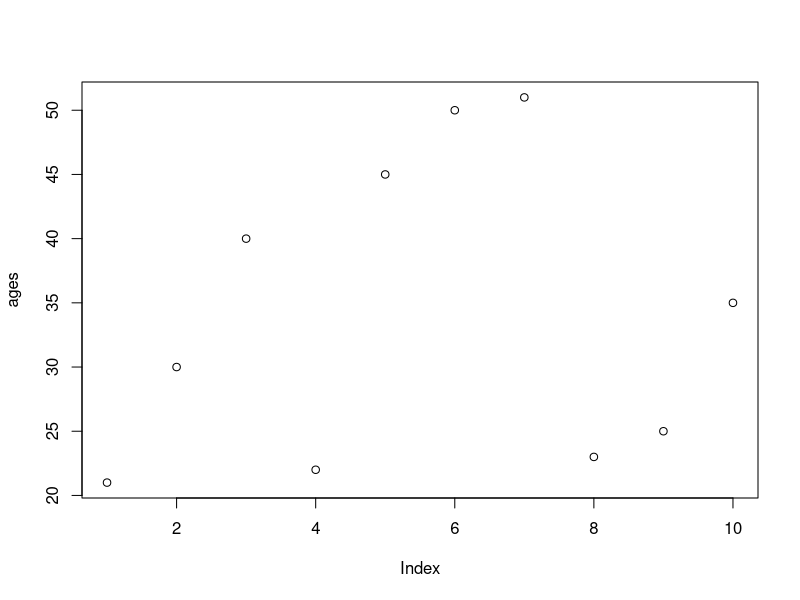
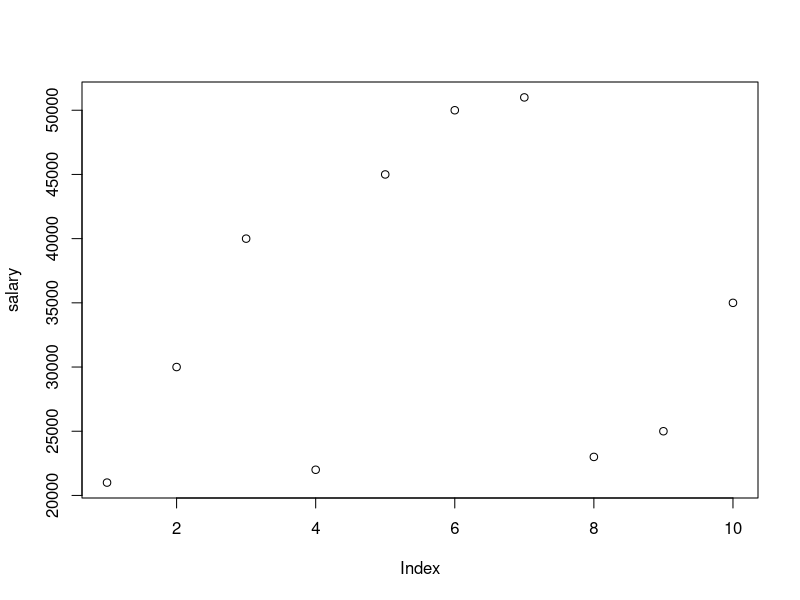
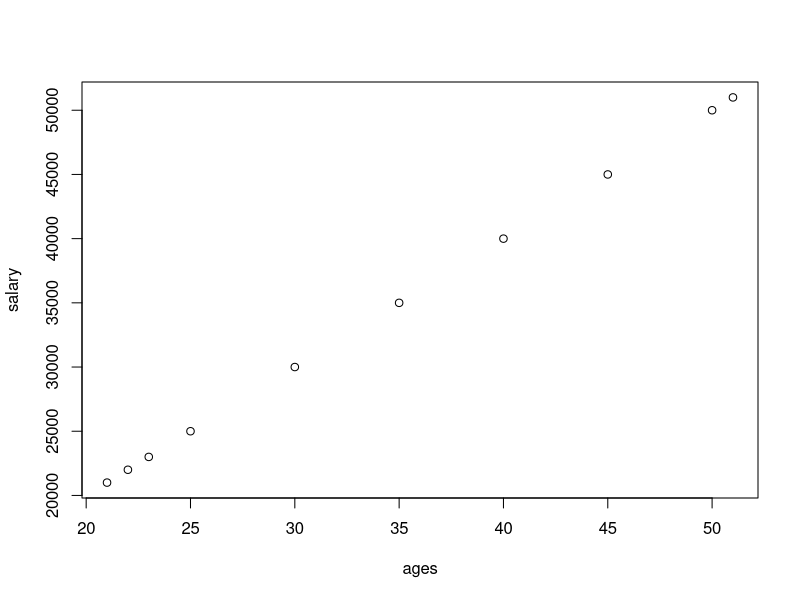
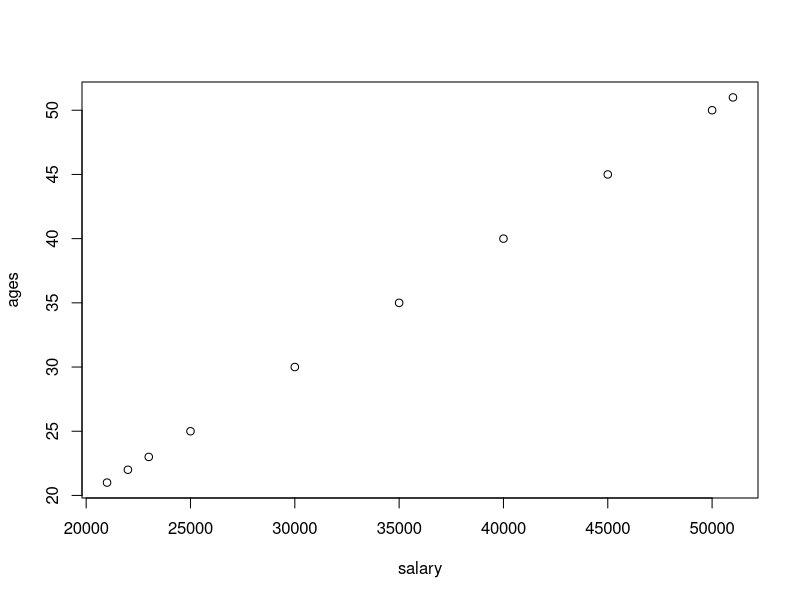
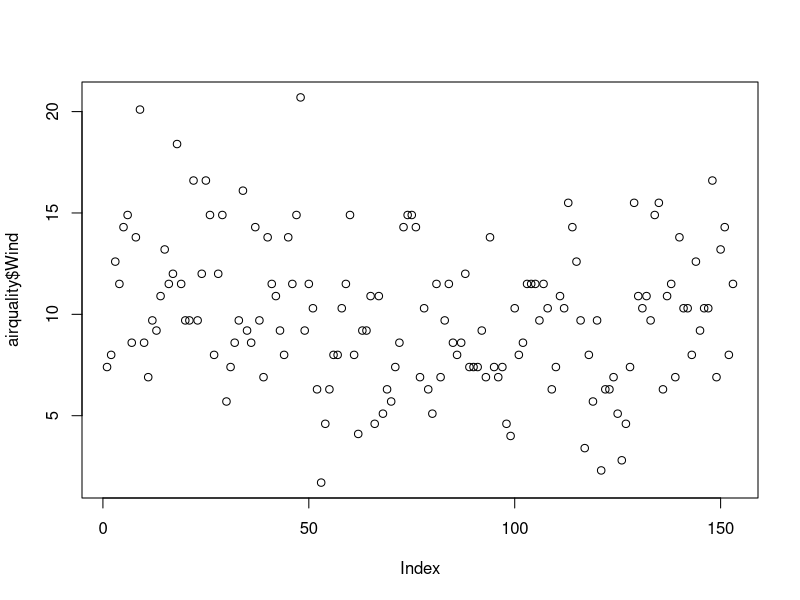
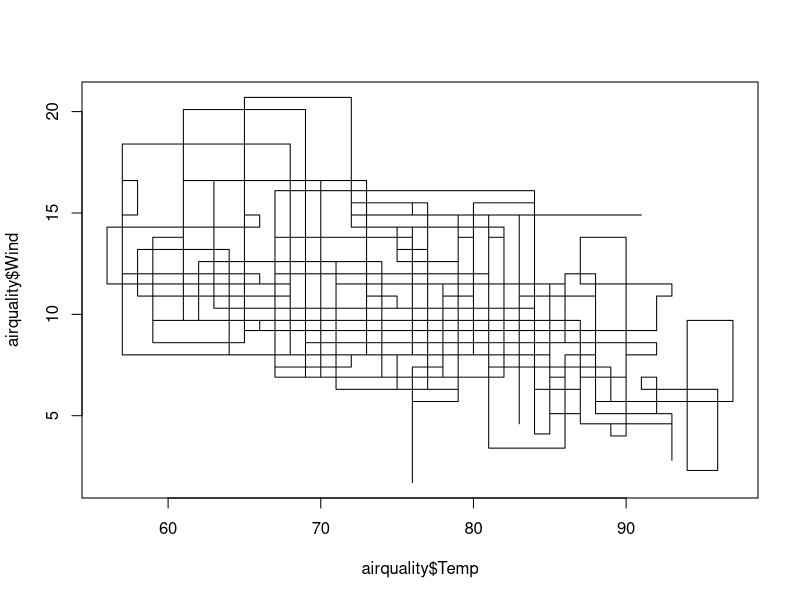
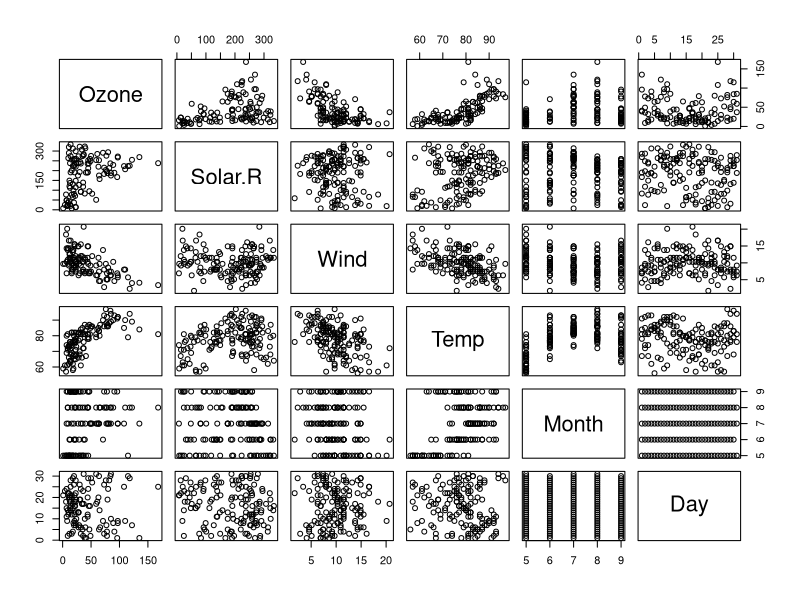
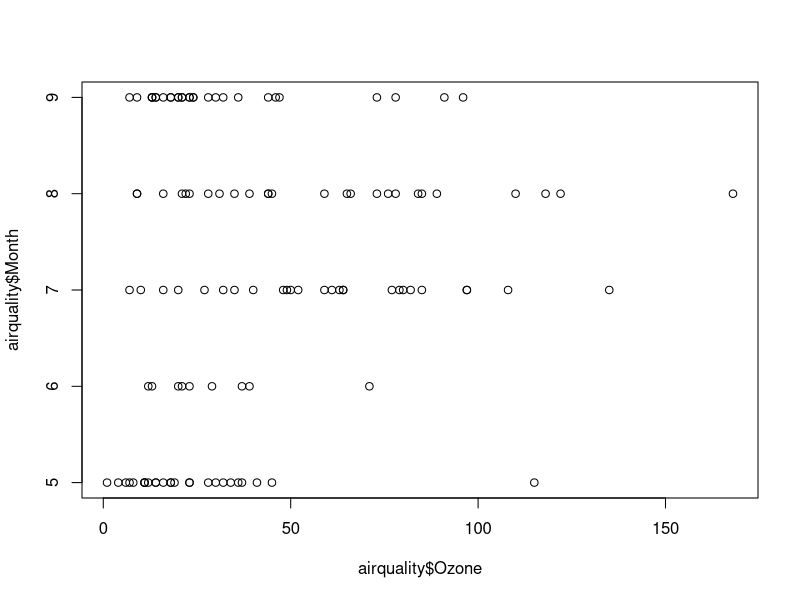

Write the R code that produced these figures, in order. (Note: this script raises an error after producing the figures.)
ages = c(21,30,40,22,45,50,51,23,25,35)
plot(ages)

salary=c(21000,30000,40000,22000,45000,50000,51000,23000,25000,35000)
plot(salary)

plot(ages,salary)
plot(salary,ages)
help(plot)

data()
airquality = datasets::airquality

head(airquality,10)
tail(airquality,10)
names(airquality)

airquality[,c(1,2)]
df=airquality[,-6]

df

summary(airquality[,1])
summary(airquality$Temp)
airquality$Wind

summary(airquality)

###Visualization

plot(airquality$Wind)
plot(airquality$Temp,airquality$Wind,type="s")
plot(airquality) ## scatterplot

plot(airquality$Ozone,airquality$Month)
plot(airquality$Wind,type="p")
plot(airquality$Wind,type="l")
plot(airquality$Wind,type="b")


plot(airquality$Wind,xlab='Ozone Concentration')

plot(airquality$Wind,xlab='Ozone Concentration',ylab='No of Instance',main='Ozone level
     in New York city',col='red',type="l")
plot(airquality$Ozone,airquality$Solar.R)
plot(airquality$Solar.R,airquality$Ozone)


#Horizontal Bar Plot

barplot(airquality$Ozone,main='OzoneConcentration in Air',
        ylab='Ozone Level',
        col='Blue',
        horiz= T,
        axes= F
      )
help(barplot)

##Histogram

hist(airquality$Temp)

hist(airquality$Temp,main='Solar Radation value in Air',
     xlab= 'Solar Radation',col='Green',border='Black')

help(hist)

##Single Box Plot

help(boxplot)

boxplot(airquality$Wind,main='Boxplot',col='Red',border='Black',horizontal = T)

boxplot.stats(airquality$Wind)$out

airquality$Ozone

##Multiple Box Plot

boxplot(airquality[,1:4],main='Multiple Box Plot',horizontal='T',col='Pink')

boxplot.stats(airquality[,1:4])$out


par(mfrow=c(3,3),mar=c(1,2,1,2), las=0, bty="o")
plot(airquality$Ozone)
plot(airquality$Ozone,airquality$Wind)
plot(airquality$Ozone,type="l")
plot(airquality$Wind,type='l')
plot(airquality$Solar.R,type="l")
barplot(airquality$Ozone,main='OzoneConcentration in Air',
        ylab='Ozone Level',
        col='Blue',
        horiz= T,
        axes= F)
hist(airquality$Solar.R)
boxplot(airquality$Solar.R)
boxplot(airquality[,1:4],main='Multiple Box Plot',horizontal='T',col='Pink')
  
#Consedering NA Value

airquality
max(airquality$Wind)
min(airquality$Temp)
min(airquality$Solar.R)
mean(airquality$Solar.R)
mean(airquality$Wind)
